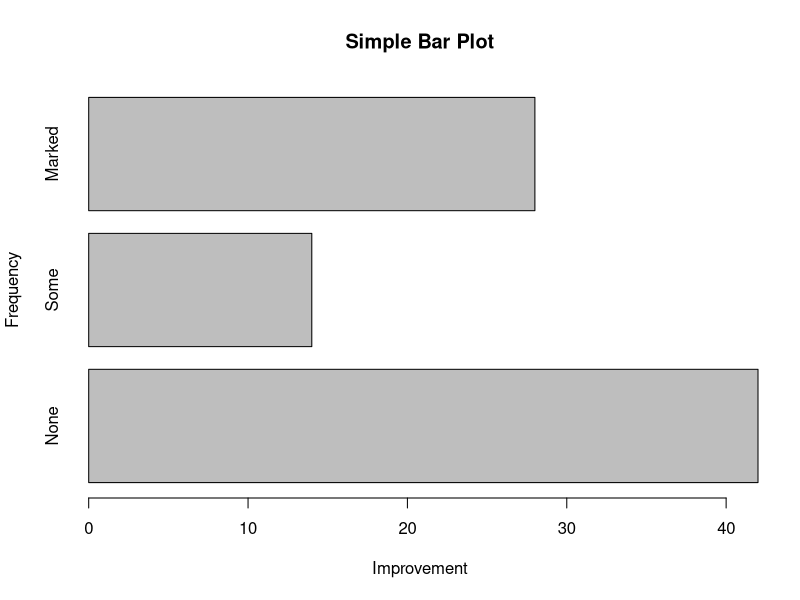
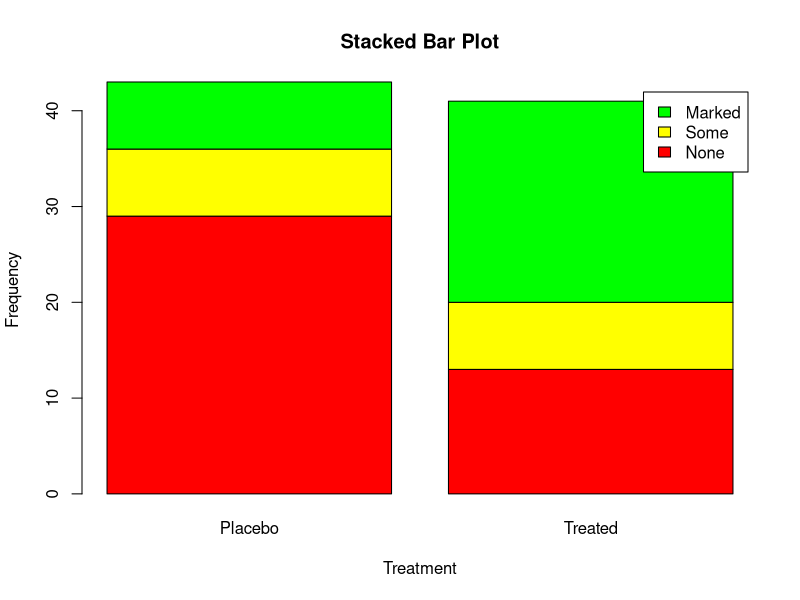
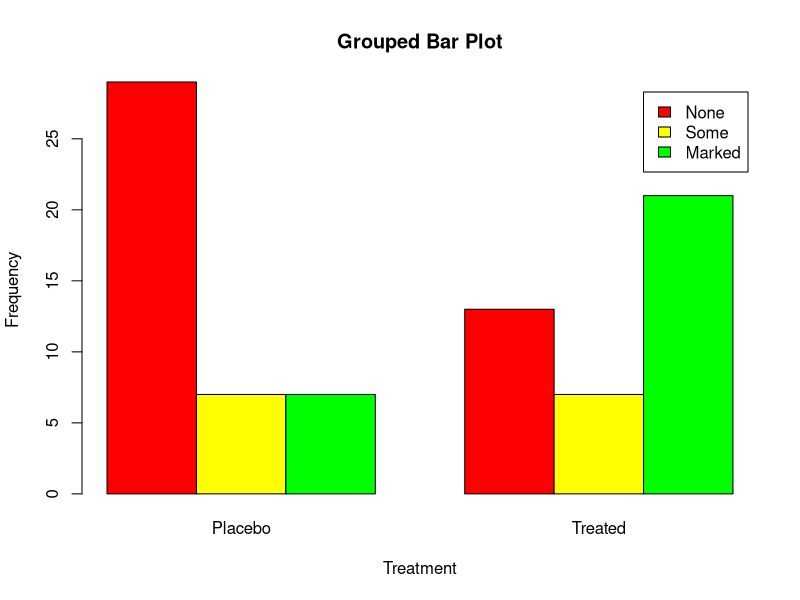
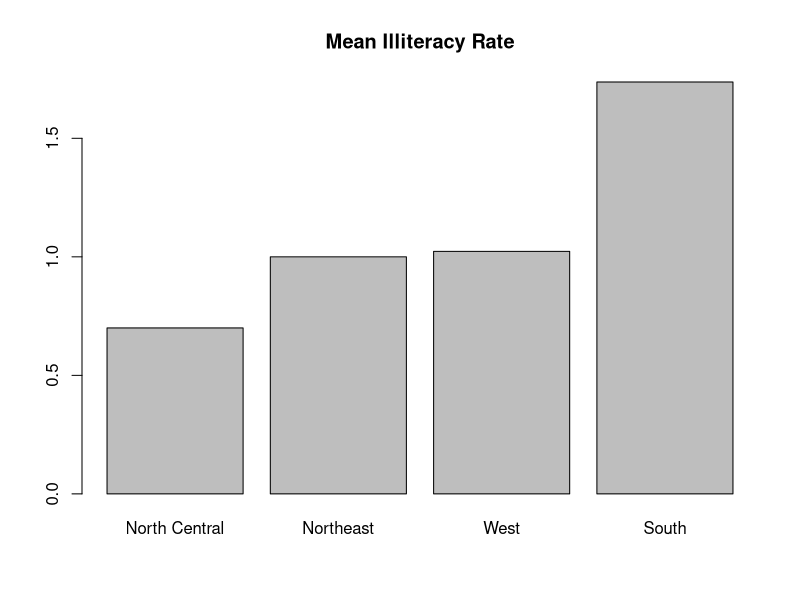

Write R code to recreate these figures, in order.
#
# R in action (2 ed.)
#

#
# Graphs
#

library(vcd)

# 1
counts <- table(Arthritis$Improved)
counts

barplot(counts, 
        main="Simple Bar Plot", 
        xlab="Improvement", 
        ylab="Frequency",
        horiz=TRUE)

# 2
counts <- table(Arthritis$Improved, Arthritis$Treatment)
counts

# Stacked bar plot
barplot(counts,                  
        main="Stacked Bar Plot",    
        xlab="Treatment", ylab="Frequency",     
        col=c("red", "yellow","green"),    
        legend=rownames(counts)) 

# Grouped bar plot
barplot(counts,                     
        main="Grouped Bar Plot", 
        xlab="Treatment", ylab="Frequency",       
        col=c("red", "yellow", "green"),    
        legend=rownames(counts), beside=TRUE)

# Bar plot for sorted mean values
states <- data.frame(state.region, state.x77)
means <- aggregate(states$Illiteracy, by=list(state.region), FUN=mean)
means <- means[order(means$x),] 

barplot(means$x, names.arg=means$Group.1) 
title("Mean Illiteracy Rate")
means

